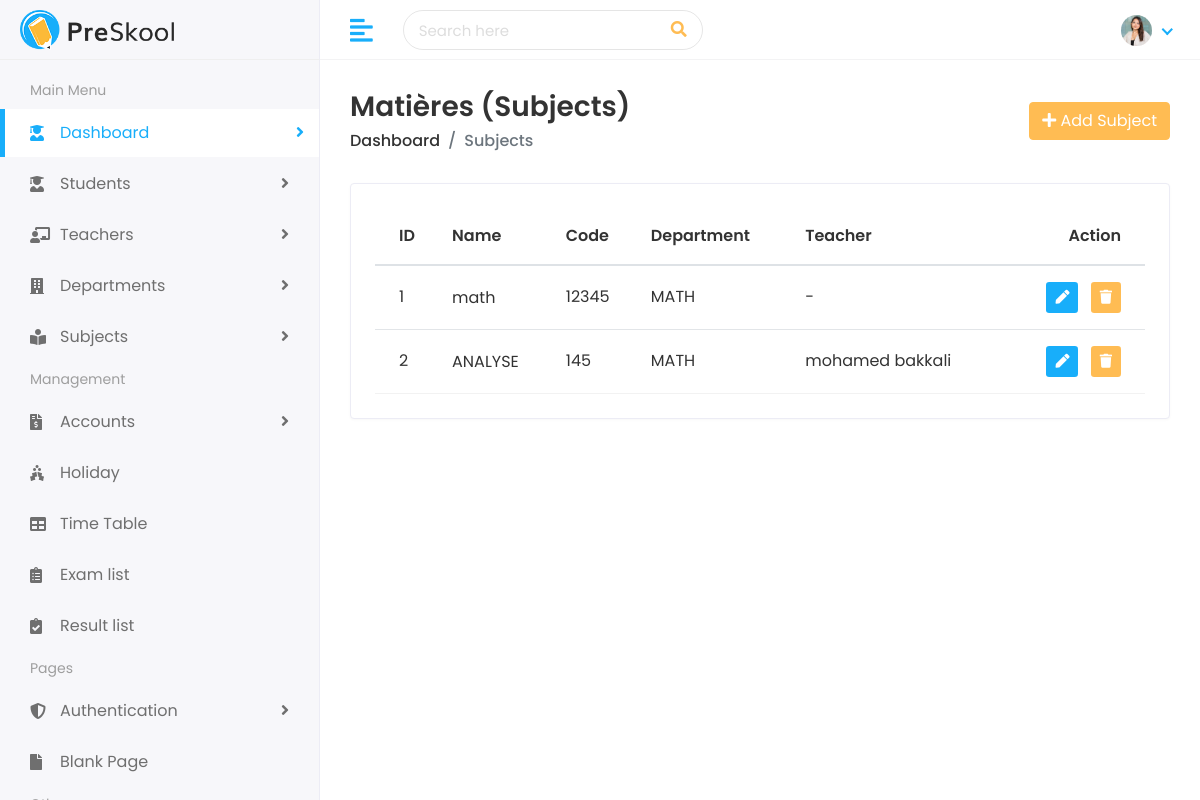
Page /subjects/ (signed in) on the committed database.
### faculty/models.py (models this page shows, shortened)
class Subject(models.Model):
    name = models.CharField(max_length=150)
    code = models.CharField(max_length=50, unique=True)
    department = models.ForeignKey(Department, on_delete=models.CASCADE, related_name='subjects')
    teacher = models.ForeignKey(Teacher, on_delete=models.SET_NULL, null=True, blank=True, related_name='subjects')

class Department(models.Model):
    name = models.CharField(max_length=150)
    head_of_department = models.ForeignKey(Teacher, on_delete=models.SET_NULL, null=True, blank=True, related_name='headed_departments')
    description = models.TextField(blank=True)
    created_at = models.DateTimeField(auto_now_add=True)

### teacher/models.py (models this page shows, shortened)
class Teacher(models.Model) :
  first_name = models.CharField(max_length=100)
  last_name = models.CharField(max_length=100)
  teacher_id = models.CharField(max_length=20 , unique=True)
  gender = models.CharField(max_length=10 , choices=[('Male' , 'Male'), ('Female' , 'Female')])
  date_of_birth = models.DateField()
  joining_date = models.DateField()
  mobile_number = models.CharField(max_length=15)
  teacher_image = models.ImageField(upload_to='teachers/' , blank=True)

### faculty/views.py (the view)
# urls.py: path('subjects/', views.SubjectListView.as_view(), name='subject-list'),
class SubjectListView(LoginRequiredMixin, ListView):
    model = Subject
    template_name = 'faculty/subject_list.html'
    context_object_name = 'subject_list'

### faculty/templates/faculty/subject_list.html (shortened to what this page needs)
{% extends 'Home/base.html' %}
{% load static %}
{% block body %}
<div class="page-wrapper">
    <div class="content container-fluid">
        <div class="page-header">
            <div class="row align-items-center">
                <div class="col">
                    <h3 class="page-title">Matières (Subjects)</h3>
                    <ul class="breadcrumb">
                        <li class="breadcrumb-item"><a href="{% url 'admin_dashboard' %}">Dashboard</a></li>
                        <li class="breadcrumb-item active">Subjects</li>
                    </ul>
                </div>
                <div class="col-auto text-right float-right ml-auto">
                    {% if request.user.is_admin %}
                    <a href="{% url 'subject-add' %}" class="btn btn-primary"><i class="fas fa-plus"></i> Add Subject</a>
                    {% endif %}
                </div>
            </div>
        </div>
        <div class="row">
            <div class="col-sm-12">
                <div class="card card-table">
                    <div class="card-body">
                        <div class="table-responsive">
                            <table class="table table-hover table-center mb-0 datatable">
                                <thead>
                                    <tr>
                                        <th>ID</th>
                                        <th>Name</th>
                                        <th>Code</th>
                                        <th>Department</th>
                                        <th>Teacher</th>
                                        {% if request.user.is_admin %}
                                        <th class="text-right">Action</th>
                                        {% endif %}
                                    </tr>
                                </thead>
                                <tbody>
                                    {% for item in subject_list %}
                                    <tr>
                                        <td>{{ item.id }}</td>
                                        <td>
                                            <h2><a>{{ item.name }}</a></h2>
                                        </td>
                                        <td>{{ item.code }}</td>
                                        <td>{{ item.department.name|default:"-" }}</td>
                                        <td>{{ item.teacher.first_name|default:"-" }} {{ item.teacher.last_name|default:"" }}</td>
                                        {% if request.user.is_admin %}
                                        <td class="text-right">
                                            <div class="actions">
                                                <a href="{% url 'subject-edit' item.id %}" class="btn btn-sm bg-success-light mr-2">
                                                    <i class="fas fa-pen"></i>
                                                </a>
                                                <form action="{% url 'subject-delete' item.id %}" method="POST" style="display:inline;">
                                                    <button type="submit" class="btn btn-sm bg-danger-light" onclick="return confirm('Êtes-vous sûr de vouloir supprimer {{ item.name }} ?');">
                                                        <i class="fas fa-trash"></i>
                                                    </button>
                                                </form>
                                            </div>
                                        </td>
                                        {% endif %}
                                    </tr>
                                    {% empty %}
                                    <tr>
                                        <td colspan="6" class="text-center">No Subjects Found</td>
                                    </tr>
                                    {% endfor %}
                                </tbody>
                            </table>
                        </div>
                    </div>
                </div>
            </div>
        </div>
    </div>
</div>
{% endblock %}

### static/assets/css/style.css (style rules this page uses)
html { height: 100%; }
body { background-color: #fff; color: #333; font-family: 'Poppins', sans-serif; font-size: 1rem; height: 100%; line-height: 1.5; overflow-x: hidden; }
h1, h2, h3, h4, h5, h6 { font-family: 'Poppins', sans-serif; margin-top: 0; }
input, input:focus, button, button:focus { outline: none; }
ul, ol { padding: 0px; list-style: none; }
.table { color: #333; max-width: 100%; margin-bottom: 0; width: 100%; }
table.table td h2 { display: inline-block; font-size: inherit; font-weight: 400; margin: 0; padding: 0; vertical-align: middle; }
table.table td h2 a { color: #333; }
.table thead tr th { font-weight: 600; }
.table tbody tr { border-bottom: 1px solid rgba(0, 0, 0, 0.05); }
.table.table-center td, .table.table-center th { vertical-align: middle; }
.card-table .card-body .table > thead > tr > th { border-top: 0; }
.card-table .card-body .table tr td:first-child, .card-table .card-body .table tr th:first-child { padding-left: 1.5rem; }
.card-table .card-body .table tr td:last-child, .card-table .card-body .table tr th:last-child { padding-right: 1.5rem; }
.card-table .table td, .card-table .table th { border-top: 1px solid #e2e5e8; padding: 1rem 0.75rem; white-space: nowrap; }
.btn-primary { background-color: #FFBC53; border: 1px solid #FFBC53; }
.card { border: 1px solid #ececf5; box-shadow: 0 1px 3px 0 rgba(0, 0, 0, 0.03); margin-bottom: 1.875rem; }
.card-body { padding: 1.5rem; }
.bg-danger-light { background-color:#FFBC53 !important; color:#fff !important; }
.bg-success-light { background-color: #18aefa; color: #fff; }
.page-wrapper { margin-left: 320px; padding-top: 60px; position: relative; transition: all 0.4s ease; }
.page-wrapper > .content { padding: 1.875rem 1.875rem 0; }
.page-header { margin-bottom: 1.875rem; }
.page-header .breadcrumb { background-color: transparent; color: #6c757d; font-size: 1rem; font-weight: 500; margin-bottom: 0; padding: 0; }
.page-header .breadcrumb a { color: #333; }
.page-title { font-size: 28px; font-weight: 600; color: #333; margin-bottom: 5px; }

### rows in the picture
Subject: id "1", name "math", code "12345", department.name "MATH", teacher.first_name "-"
Subject: id "2", name "ANALYSE", code "145", department.name "MATH", teacher.first_name "mohamed", teacher.last_name "bakkali"
